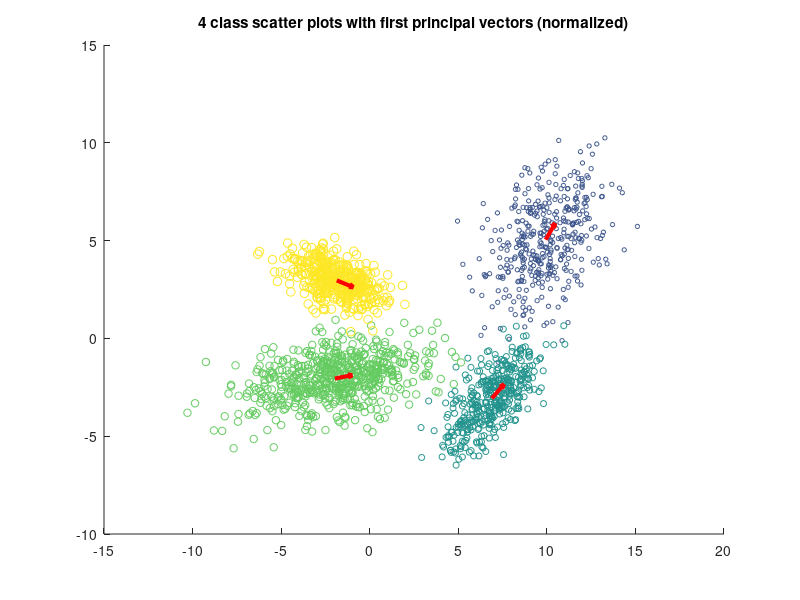

This chart was generated by the following MATLAB code:
# compute the mean and covariance for each class
load data/data_class4.mat
cls1 = Data{1}
cls2 = Data{2}
cls3 = Data{3}
cls4 = Data{4}

len1 = columns(cls1)
len2 = columns(cls2)
len3 = columns(cls3)
len4 = columns(cls4)

mean1 = sum(cls1, 2) / len1
mean2 = sum(cls2, 2) / len2
mean3 = sum(cls3, 2) / len3
mean4 = sum(cls4, 2) / len4

function cov_mat = two_var_cov (data_arr)
  len = columns(data_arr)
  mn = sum(data_arr, 2) / len
  cv_11 = sum((data_arr(1, :) - mn(1)).^ 2, 2)/ len
  cv_12 = sum((data_arr(1, :) - mn(1)).* (data_arr(2, :) - mn(2)), 2)/ len
  cv_22 = sum((data_arr(2, :) - mn(2)).^ 2, 2)/ len
  cov_mat = [cv_11, cv_12; cv_12, cv_22]
endfunction

cov1 = two_var_cov(cls1)
cov2 = two_var_cov(cls2)
cov3 = two_var_cov(cls3)
cov4 = two_var_cov(cls4)

# Compare the covariance you obtainedwith the one obtained
# with the Matlab built-in function'cov'.
# Did you obtain the same results?
# ---
# NO, because of floating point precision issues.
# roundoff and other factors common to numerical
# computing are preventing us from obtaining the
# precise same answer, but they are very close.


# b) Compute eigenvectors and eigenvalues for each class
function eigencells = compute_eigendecomposition (covar_matrix)
  # solve Av = kv where l is some eigenvalue.  v is the eigenvector
  #    so Av - kv = 0, and Av - kIv = 0 (I is identity)
  #    => (A - kI)v = 0
  #  for v to be non-zero, the determinant of (A - kI) must be 0
  #    so det(A - kI) = 0
  #       and (A - kI) is
  #    [ a-k b
  #      c   d-k ]
  #    and therefore
  #     (a-k) * (d-k) - bc = 0
  #    => ad - ak - dk + k^2 - bc = 0
  #    => k^2 - (a-d)k + (ad - bc) = 0
  a = covar_matrix(1,1)
  b = covar_matrix(1,2)
  c = covar_matrix(2,1)
  d = covar_matrix(2,2)
  #    Can be addressed via quadratic equation:
  #       (-b +/- sqrt(b^2 - 4ac)) / 2a
  qa = 1
  qb = (a+d) * -1
  qc = (a*d) - (b*c)
  qsqrt = sqrt((qb*qb) - (4*qa*qc))
  eigenval_1 = ((qb*-1) + qsqrt) / (2*qa)
  eigenval_2 = ((qb*-1) - qsqrt) / (2*qa)
  #    This is a quadratic equation and therefore has 2 solutions for k
  #    Each vector can be solved by
  #      (A - K[i]*I)v = 0
  characteristic_1 = covar_matrix - (eigenval_1 * eye(2))
  characteristic_2 = covar_matrix - (eigenval_2 * eye(2))
  #    This means that v is in the NULL SPACE of (A - kI)
  #       B = (A - K[i]*I) => Bv = 0
  #    So B11*v1 + B12*v2 = 0
  #       B21*v1 + B22*v2 = 0
  #    This is a homogeneous equation which has infinite solutions,
  #      so just set a value and solve for the other
  #      B11*v1 = -1*B12*v2
  #    v1 = 1
  #     B11 + B12*v2 = 0
  #     B21 + B22*v2 = 0
  #    Rewrite to remove the 0:
  #     B12*v2 = -B11
  #    => v2 = -B11 / B12
  vec_1_2 = (-1*characteristic_1(1,1)) / characteristic_1(1,2)
  vec_2_2 = (-1*characteristic_2(1,1)) / characteristic_2(1,2)
  vec_1 = [1; vec_1_2]
  vec_2 = [1; vec_2_2]
  #    Eigenvectors are all of unit length, so normalize by dividing by their norm
  #     e1 = [ 1 (-B11 / B12)] / ||[ 1 (-B11 / B12)]||
  e_vec_1 = vec_1 / sqrt(dot(vec_1, vec_1))
  e_vec_2 = vec_2 / sqrt(dot(vec_2, vec_2))
  eigencells = { e_vec_1, e_vec_2, eigenval_1, eigenval_2 }
endfunction

eigen_class_1 = compute_eigendecomposition(cov1)
eigen_class_2 = compute_eigendecomposition(cov2)
eigen_class_3 = compute_eigendecomposition(cov3)
eigen_class_4 = compute_eigendecomposition(cov4)

x1_vals = [ cls1(1, :) cls2(1, :) cls3(1, :) cls4(1, :) ]
x2_vals = [ cls1(2, :) cls2(2, :) cls3(2, :) cls4(2, :) ]
v1 = cls1(1, :)
v2 = cls2(1, :)
v3 = cls3(1, :)
v4 = cls4(1, :)
v1(:) = 10
v2(:) = 20
v3(:) = 30
v4(:) = 40
color_vals = [ v1 v2 v3 v4 ]
xs=[mean1(1) mean2(1) mean3(1) mean4(1)]
ys=[mean1(2) mean2(2) mean3(2) mean4(2)]
u= [eigen_class_1{1}(1) eigen_class_2{1}(1) eigen_class_3{1}(1) eigen_class_4{1}(1)]
v= [eigen_class_1{1}(2) eigen_class_2{1}(2) eigen_class_3{1}(2) eigen_class_4{1}(2)]
vecColor = 'r'
headSize = 0.15
vecWidth = 3
# use for size and color
scatter(x1_vals, x2_vals, color_vals, color_vals)
title ("4 class scatter plots with first principal vectors (normalized)");
hold on
k=1;
h=quiver(xs(k),ys(k),u(k),v(k), 0,vecColor);
set (h, "maxheadsize", headSize);
set (h, "linewidth", vecWidth)
k=2;
h=quiver(xs(k),ys(k),u(k),v(k), 0,vecColor);
set (h, "maxheadsize", headSize);
set (h, "linewidth", vecWidth)
k=3;
h=quiver(xs(k),ys(k),u(k),v(k), 0,vecColor);
set (h, "maxheadsize", headSize);
set (h, "linewidth", vecWidth)
k=4;
h=quiver(xs(k),ys(k),u(k),v(k), 0,vecColor);
set (h, "maxheadsize", headSize);
set (h, "linewidth", vecWidth)
hold off
